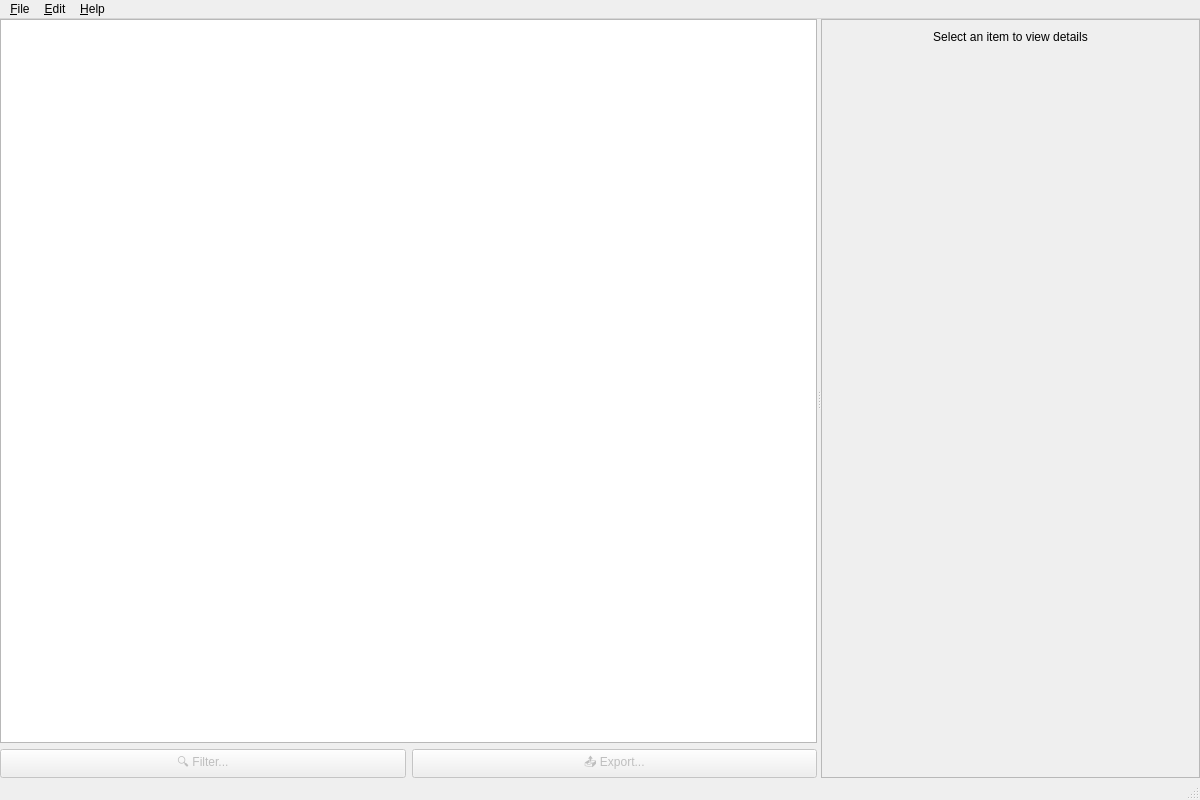
<?xml version="1.0" encoding="UTF-8"?>
<ui version="4.0">
 <class>MainWindow</class>
 <widget class="QMainWindow" name="MainWindow">
  <property name="geometry">
   <rect>
    <x>0</x>
    <y>0</y>
    <width>1200</width>
    <height>800</height>
   </rect>
  </property>
  <property name="windowTitle">
   <string>bidsio - BIDS Dataset Explorer</string>
  </property>
  <property name="windowIcon">
   <iconset resource="../resources/resources.qrc">
    <normaloff>:/icon.png</normaloff>:/icon.png</iconset>
  </property>
  <widget class="QWidget" name="centralwidget">
   <layout class="QVBoxLayout" name="verticalLayout">
    <property name="spacing">
     <number>0</number>
    </property>
    <property name="leftMargin">
     <number>0</number>
    </property>
    <property name="topMargin">
     <number>0</number>
    </property>
    <property name="rightMargin">
     <number>0</number>
    </property>
    <property name="bottomMargin">
     <number>0</number>
    </property>
    <item>
     <widget class="QSplitter" name="mainSplitter">
      <property name="orientation">
       <enum>Qt::Horizontal</enum>
      </property>
      <widget class="QWidget" name="treeContainer">
       <layout class="QVBoxLayout" name="treeContainerLayout">
        <property name="spacing">
         <number>6</number>
        </property>
        <property name="leftMargin">
         <number>0</number>
        </property>
        <property name="topMargin">
         <number>0</number>
        </property>
        <property name="rightMargin">
         <number>0</number>
        </property>
        <property name="bottomMargin">
         <number>0</number>
        </property>
        <item>
         <widget class="QTreeWidget" name="datasetTreeWidget">
          <property name="minimumSize">
           <size>
            <width>300</width>
            <height>0</height>
           </size>
          </property>
          <property name="alternatingRowColors">
           <bool>true</bool>
          </property>
          <property name="selectionMode">
           <enum>QAbstractItemView::SingleSelection</enum>
          </property>
          <property name="headerHidden">
           <bool>true</bool>
          </property>
          <column>
           <property name="text">
            <string>Dataset Structure</string>
           </property>
          </column>
         </widget>
        </item>
        <item>
         <layout class="QHBoxLayout" name="treeButtonsLayout">
          <item>
           <widget class="QPushButton" name="filterButton">
            <property name="text">
             <string>🔍 Filter...</string>
            </property>
            <property name="enabled">
             <bool>false</bool>
            </property>
           </widget>
          </item>
          <item>
           <widget class="QPushButton" name="exportButton">
            <property name="text">
             <string>📤 Export...</string>
            </property>
            <property name="enabled">
             <bool>false</bool>
            </property>
           </widget>
          </item>
         </layout>
        </item>
       </layout>
      </widget>
      <widget class="QScrollArea" name="detailsScrollArea">
       <property name="widgetResizable">
        <bool>true</bool>
       </property>
       <widget class="QWidget" name="scrollAreaWidgetContents">
        <property name="geometry">
         <rect>
          <x>0</x>
          <y>0</y>
          <width>600</width>
          <height>700</height>
         </rect>
        </property>
        <layout class="QVBoxLayout" name="detailsLayout">
         <property name="spacing">
          <number>10</number>
         </property>
         <property name="leftMargin">
          <number>10</number>
         </property>
         <property name="topMargin">
          <number>10</number>
         </property>
         <property name="rightMargin">
          <number>10</number>
         </property>
         <property name="bottomMargin">
          <number>10</number>
         </property>
         <item>
          <widget class="QLabel" name="detailsPlaceholderLabel">
           <property name="text">
            <string>Select an item to view details</string>
           </property>
           <property name="alignment">
            <set>Qt::AlignCenter</set>
           </property>
           <property name="wordWrap">
            <bool>true</bool>
           </property>
          </widget>
         </item>
         <item>
          <spacer name="verticalSpacer">
           <property name="orientation">
            <enum>Qt::Vertical</enum>
           </property>
           <property name="sizeHint" stdset="0">
            <size>
             <width>20</width>
             <height>40</height>
            </size>
           </property>
          </spacer>
         </item>
        </layout>
       </widget>
      </widget>
     </widget>
    </item>
   </layout>
  </widget>
  <widget class="QMenuBar" name="menubar">
   <property name="geometry">
    <rect>
     <x>0</x>
     <y>0</y>
     <width>1200</width>
     <height>22</height>
    </rect>
   </property>
   <widget class="QMenu" name="menuFile">
    <property name="title">
     <string>&amp;File</string>
    </property>
    <addaction name="actionLoadDataset"/>
    <widget class="QMenu" name="menuOpenRecent">
     <property name="title">
      <string>Open &amp;Recent</string>
     </property>
    </widget>
    <addaction name="menuOpenRecent"/>
    <addaction name="separator"/>
    <addaction name="actionExport"/>
    <addaction name="separator"/>
    <addaction name="actionClose"/>
   </widget>
   <widget class="QMenu" name="menuEdit">
    <property name="title">
     <string>&amp;Edit</string>
    </property>
    <addaction name="actionPreferences"/>
   </widget>
   <widget class="QMenu" name="menuHelp">
    <property name="title">
     <string>&amp;Help</string>
    </property>
    <addaction name="actionAbout"/>
   </widget>
   <addaction name="menuFile"/>
   <addaction name="menuEdit"/>
   <addaction name="menuHelp"/>
  </widget>
  <widget class="QStatusBar" name="statusbar"/>
  <action name="actionLoadDataset">
   <property name="text">
    <string>&amp;Load BIDS Dataset...</string>
   </property>
   <property name="shortcut">
    <string>Ctrl+O</string>
   </property>
  </action>
  <action name="actionClose">
   <property name="text">
    <string>&amp;Close</string>
   </property>
   <property name="shortcut">
    <string>Ctrl+Q</string>
   </property>
  </action>
  <action name="actionAbout">
   <property name="text">
    <string>&amp;About</string>
   </property>
  </action>
  <action name="actionPreferences">
   <property name="text">
    <string>&amp;Preferences...</string>
   </property>
   <property name="shortcut">
    <string>Ctrl+,</string>
   </property>
  </action>
  <action name="actionExport">
   <property name="text">
    <string>&amp;Export...</string>
   </property>
   <property name="shortcut">
    <string>Ctrl+E</string>
   </property>
   <property name="enabled">
    <bool>false</bool>
   </property>
  </action>
 </widget>
 <resources>
  <include location="../resources/resources.qrc"/>
 </resources>
 <connections/>
</ui>
